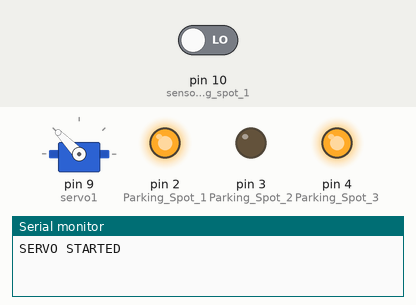
Recording of a sketch running on a simulated Arduino Uno, built with avr-gcc and run on an emulated ATmega328P. On the bench: servo, output pins drawn as LEDs (lit = HIGH), the last lines printed to the serial monitor. The test bench sets the inputs (shaded band); at power-on: pin 10 (sensor_for_parking_spot_1) LOW.

Above: at 8.9 s.
9.0 s: pin 10 (sensor_for_parking_spot_1) driven HIGH
At 9.19 s:
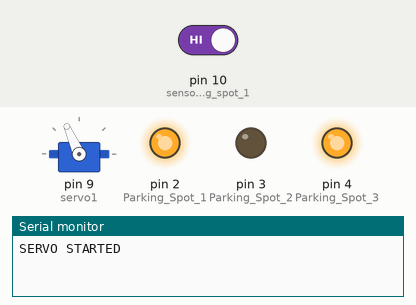
At 10.99 s:
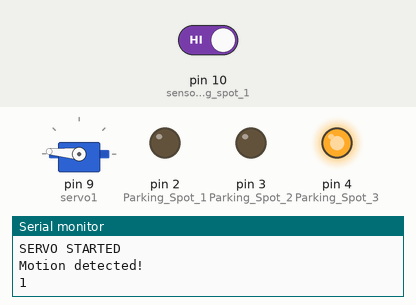
Timing chart, 0 to 26.4 s (numbered marks = the images above; inputs shaded):
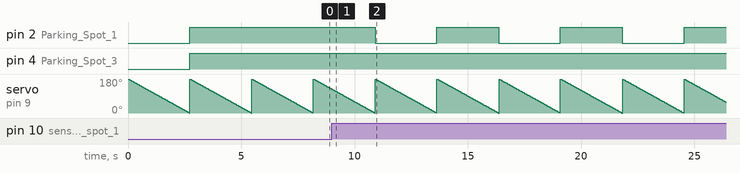

Measured:
- after the input at 9.0 s, pin 2 (Parking_Spot_1): alternates HIGH for 2.7 s and LOW for 2.7 s, starting after 1.9 s
- by itself, servo on pin 9 (servo1): ramps from 180° to 0° and jumps back, once every 2.7 s

The sketch:

entrance_and_garage.ino
```cpp
#include <Servo.h>

Servo servo1;
Servo servo2;
int pos=0;
int gateOpen = 1; //1 if gate can open, 0 if should remain closed

int pir1State = LOW;
int pir1val = 0; //this value will be the actual sensor value

//Parking spot variables, values will be taken from status variables in Firebase
//off = 0 = reserved or taken
//on = 1 = free to take
int spot1 = 1;
int spot2 = 0;
int spot3 = 1;

//Occupancy of spot variables,
//if 0, then spot is not occupied
//if 1, then spot should be occupied
int occupied1 = 0;

//counter for Serial Monitor for motion detection
int i=0;


void setup() {

  Serial.begin(9600); //Turn Serial Protocol ON

  pinMode(2, OUTPUT); //Parking Spot 1
  pinMode(3, OUTPUT); //Parking Spot 2
  pinMode(4, OUTPUT); //Parking Spot 3

  //Sensor(s)
  pinMode(10, INPUT); //sensor for parking spot 1

  //Entrance Gate
  servo1.attach(9);
  Serial.println("SERVO STARTED");

  //Exit Gate
  //servo2.attach(
}

void loop() {

//Servo - Entrance Gate
  if(gateOpen == 1){
    for (pos = 180; pos >= 0; pos -= 1) { // goes from 180 degrees to 0 degrees
      servo1.write(pos);              // tell servo to go to position in variable 'pos'
      delay(15);                       // waits 15ms for the servo to reach the position
      //pos = 180; //close after 15ms
    }
  }

//////////////////////////////////////////////////
//spot 1

  //First read the PIR sensor data
  pir1val = digitalRead(10);
  if(pir1val == HIGH){ //motion detected
        i++;
        Serial.println("Motion detected!");
        Serial.println(i, DEC);
        if(!occupied1 && spot1){ //if spot1 is not occupied and the spot1 is available, that means a car is trying to enter it now
           spot1 = 0; //set spot1 to taken now, write to Firebase again
           digitalWrite(2, LOW); //turn LED off
           occupied1 = 1; //set occupied to 1 now
        }
        else if(occupied1 && !spot1){//if spot1 is occupied and the spot1 is taken, that means a car is trying to exit it now
            spot1 = 1; //set spot1 to available again, write to Firebase again
            digitalWrite(2, HIGH); //turn LED on
            occupied1 = 0; //set occupied to 0 now
        }
        //   0,0
        else if (!occupied1 && !spot1){
          //this means the user is moving in front of a taken spot. This is only physically possible if the spot is taken because it's reserved
          //[ INSERT CHECK THAT THE PERSON WHO OWNS THIS SPOT IS THE RIGHT PERSON]
          //[ IF NOT, DO NOTHING. REPORT]
        }
        else {
          //this means the space is occupied and available
          //....this should not happen
        }
  }
  else { //no motion detected
     if(spot1){
        digitalWrite(2, HIGH);
     }
     else if (!spot1){
        digitalWrite(2, LOW);
     }
  }


////////////////////////////////////////////////////

//spot 2
  if(!spot2){
    digitalWrite(3, LOW);
   // delay(1000);
  }
  else{
    digitalWrite(3, HIGH);
   // delay(1000);
  }

///////////////////////////////////////////////////
//spot 3
  if(!spot3){
    digitalWrite(4, LOW);
  //  delay(1000);
  }
  else{
    digitalWrite(4, HIGH);
   // delay(1000);
  }
}
```
